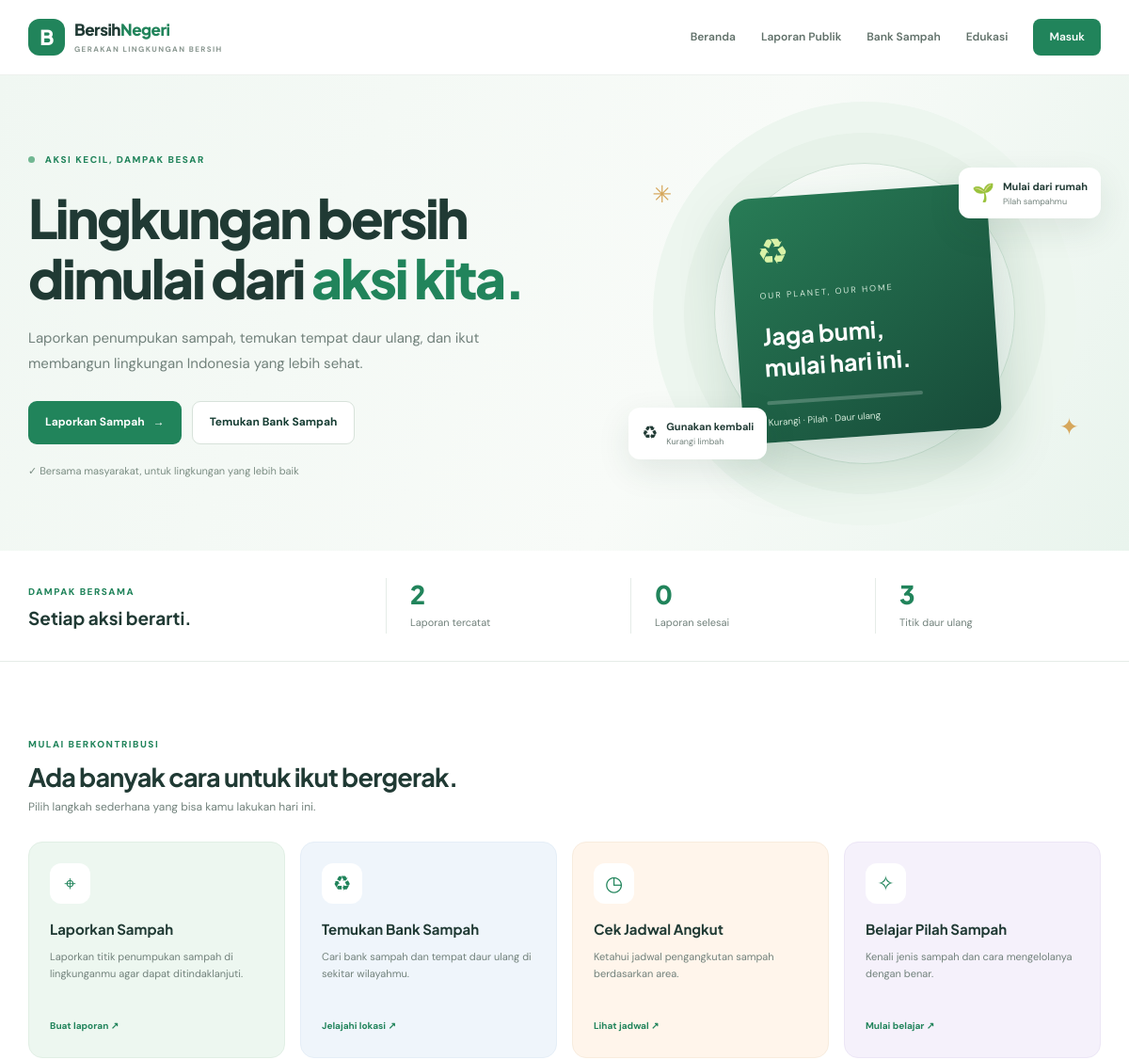
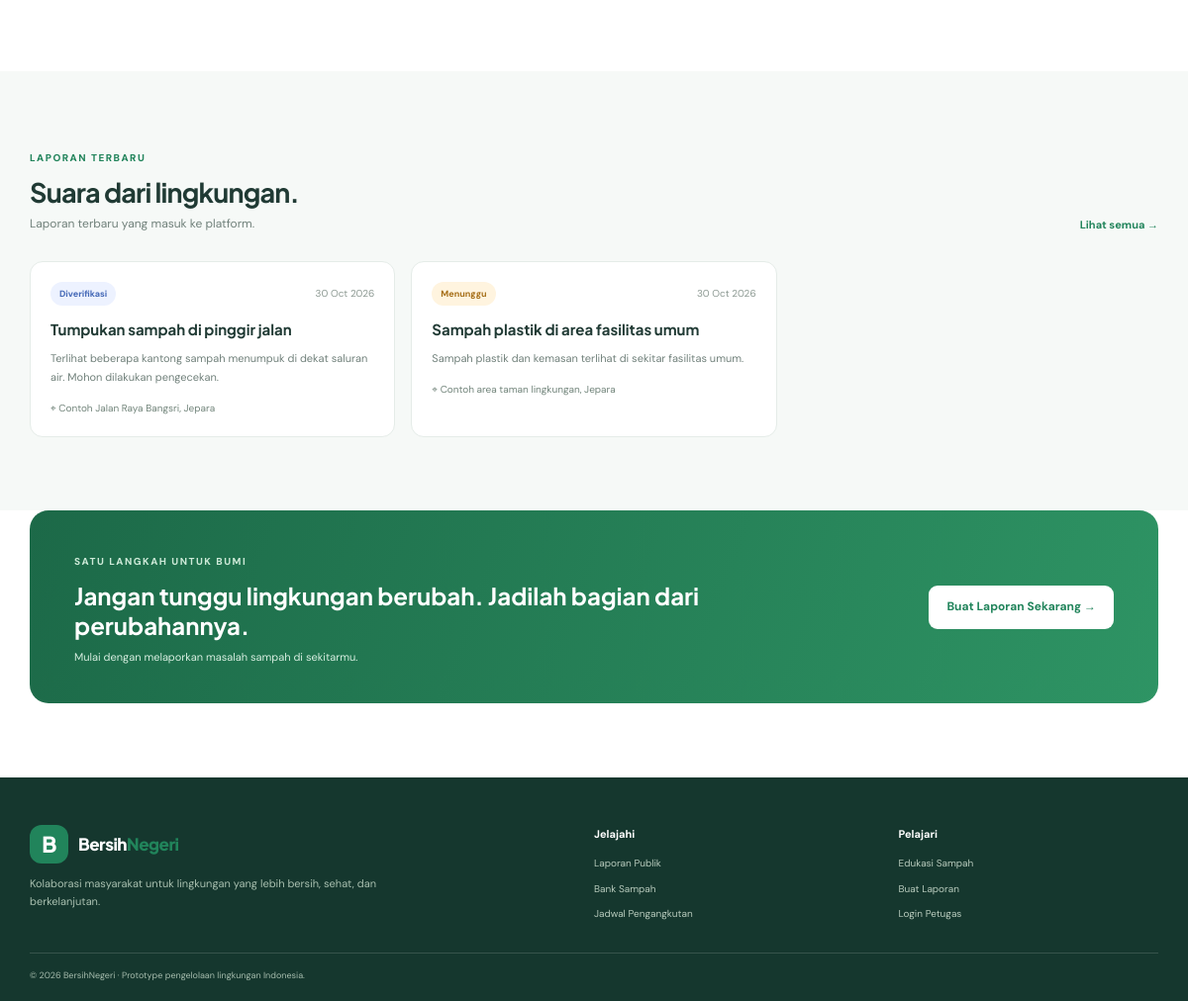
The page / on the database its author committed (2 pictures, top to bottom).
### tables this page shows
CREATE TABLE reports(
 id INT UNSIGNED AUTO_INCREMENT PRIMARY KEY,user_id INT UNSIGNED NOT NULL,title VARCHAR(160) NOT NULL,
 description TEXT NOT NULL,area VARCHAR(220) NOT NULL,waste_type ENUM('Organik','Anorganik','B3 Rumah Tangga','Campuran') NOT NULL DEFAULT 'Campuran',
 photo_url VARCHAR(500) NULL,latitude DECIMAL(10,7) NULL,longitude DECIMAL(10,7) NULL,
 status ENUM('Menunggu','Diverifikasi','Ditangani','Selesai','Ditolak') NOT NULL DEFAULT 'Menunggu',
 staff_note TEXT NULL,handled_by INT UNSIGNED NULL,created_at TIMESTAMP DEFAULT CURRENT_TIMESTAMP,
 updated_at TIMESTAMP DEFAULT CURRENT_TIMESTAMP ON UPDATE CURRENT_TIMESTAMP,
 CONSTRAINT fk_report_user FOREIGN KEY(user_id) REFERENCES users(id),
 CONSTRAINT fk_report_staff FOREIGN KEY(handled_by) REFERENCES users(id) ON DELETE SET NULL,
 INDEX idx_report_status(status),INDEX idx_report_area(area)
);

### config/helpers.php (called while the page is built, shortened)
<?php
function e(?string $v):string{return htmlspecialchars($v??'',ENT_QUOTES,'UTF-8');}
function status_class(string $s):string{return match($s){'Selesai'=>'status-done','Ditangani'=>'status-work','Ditolak'=>'status-rejected','Diverifikasi'=>'status-verified',default=>'status-wait'};}
function excerpt(string $s,int $n=120):string{$s=trim(strip_tags($s));return mb_strlen($s)<=$n?$s:mb_substr($s,0,$n).'…';}

### index.php (the view, shortened to what this page needs)
<?php
require_once __DIR__.'/config/database.php';require_once __DIR__.'/config/helpers.php';
$total=(int)$pdo->query("SELECT COUNT(*) FROM reports")->fetchColumn();
$done=(int)$pdo->query("SELECT COUNT(*) FROM reports WHERE status='Selesai'")->fetchColumn();
$locations=(int)$pdo->query("SELECT COUNT(*) FROM recycling_points WHERE is_active=1")->fetchColumn();
$latest=$pdo->query("SELECT r.*,u.name AS reporter FROM reports r LEFT JOIN users u ON r.user_id=u.id ORDER BY r.created_at DESC LIMIT 3")->fetchAll();
require __DIR__.'/includes/header.php';
?>
<section class="hero"><div class="container hero-grid"><div><span class="eyebrow"><i></i> AKSI KECIL, DAMPAK BESAR</span><h1>Lingkungan bersih dimulai dari <span>aksi kita.</span></h1><p>Laporkan penumpukan sampah, temukan tempat daur ulang, dan ikut membangun lingkungan Indonesia yang lebih sehat.</p><div class="hero-actions"><a class="btn btn-primary" href="buat-laporan.php">Laporkan Sampah <span>→</span></a><a class="btn btn-outline" href="lokasi.php">Temukan Bank Sampah</a></div><div class="trust-note">✓ Bersama masyarakat, untuk lingkungan yang lebih baik</div></div>
<div class="hero-visual"><div class="visual-circle"></div><div class="leaf-card"><div class="leaf-symbol">♻</div><small>OUR PLANET, OUR HOME</small><h2>Jaga bumi,<br>mulai hari ini.</h2><div class="leaf-line"></div><p>Kurangi · Pilah · Daur ulang</p></div><div class="float-chip chip-a">🌱 <span><b>Mulai dari rumah</b><small>Pilah sampahmu</small></span></div><div class="float-chip chip-b">♻ <span><b>Gunakan kembali</b><small>Kurangi limbah</small></span></div><span class="decor d1">✳</span><span class="decor d2">✦</span></div></div></section>
<section class="impact"><div class="container impact-grid"><div class="impact-title"><span class="eyebrow">DAMPAK BERSAMA</span><h2>Setiap aksi berarti.</h2></div><div class="metric"><strong><?=number_format($total)?></strong><span>Laporan tercatat</span></div><div class="metric"><strong><?=number_format($done)?></strong><span>Laporan selesai</span></div><div class="metric"><strong><?=number_format($locations)?></strong><span>Titik daur ulang</span></div></div></section>
<section class="section"><div class="container"><div class="section-head"><div><span class="eyebrow">MULAI BERKONTRIBUSI</span><h2>Ada banyak cara untuk ikut bergerak.</h2><p>Pilih langkah sederhana yang bisa kamu lakukan hari ini.</p></div></div><div class="feature-grid">
<a class="feature f-green" href="buat-laporan.php"><span class="feature-icon">⌖</span><h3>Laporkan Sampah</h3><p>Laporkan titik penumpukan sampah di lingkunganmu agar dapat ditindaklanjuti.</p><b>Buat laporan ↗</b></a>
<a class="feature f-blue" href="lokasi.php"><span class="feature-icon">♻</span><h3>Temukan Bank Sampah</h3><p>Cari bank sampah dan tempat daur ulang di sekitar wilayahmu.</p><b>Jelajahi lokasi ↗</b></a>
<a class="feature f-orange" href="jadwal.php"><span class="feature-icon">◷</span><h3>Cek Jadwal Angkut</h3><p>Ketahui jadwal pengangkutan sampah berdasarkan area.</p><b>Lihat jadwal ↗</b></a>
<a class="feature f-purple" href="edukasi.php"><span class="feature-icon">✧</span><h3>Belajar Pilah Sampah</h3><p>Kenali jenis sampah dan cara mengelolanya dengan benar.</p><b>Mulai belajar ↗</b></a>
</div></div></section>
<section class="section soft"><div class="container"><div class="section-head row-head"><div><span class="eyebrow">LAPORAN TERBARU</span><h2>Suara dari lingkungan.</h2><p>Laporan terbaru yang masuk ke platform.</p></div><a class="text-link" href="laporan.php">Lihat semua →</a></div><div class="report-grid"><?php foreach($latest as $r):?><article class="report-card"><div class="report-top"><span class="status <?=status_class($r['status'])?>"><?=e($r['status'])?></span><small><?=date('d M Y',strtotime($r['created_at']))?></small></div><h3><?=e($r['title'])?></h3><p><?=e(excerpt($r['description'],105))?></p><div class="report-meta">⌖ <?=e($r['area'])?></div></article><?php endforeach;?><?php if(!$latest):?><div class="empty">Belum ada laporan. Jadilah yang pertama berkontribusi.</div><?php endif;?></div></div></section>
<section class="cta"><div class="container cta-inner"><div><span class="eyebrow light">SATU LANGKAH UNTUK BUMI</span><h2>Jangan tunggu lingkungan berubah. Jadilah bagian dari perubahannya.</h2><p>Mulai dengan melaporkan masalah sampah di sekitarmu.</p></div><a class="btn btn-white" href="buat-laporan.php">Buat Laporan Sekarang →</a></div></section>
<?php require __DIR__.'/includes/footer.php';?>

### rows shown on the page
reports: status "Diverifikasi", created_at "30 Oct 2026", title "Tumpukan sampah di pinggir jalan", description "Terlihat beberapa kantong sampah menumpuk di dekat saluran air. Mohon dilakukan pengecekan.", area "Contoh Jalan Raya Bangsri, Jepara"
reports: status "Menunggu", created_at "30 Oct 2026", title "Sampah plastik di area fasilitas umum", description "Sampah plastik dan kemasan terlihat di sekitar fasilitas umum.", area "Contoh area taman lingkungan, Jepara"

### other values the page prints
$total "2"
$done "0"
$locations "3"
